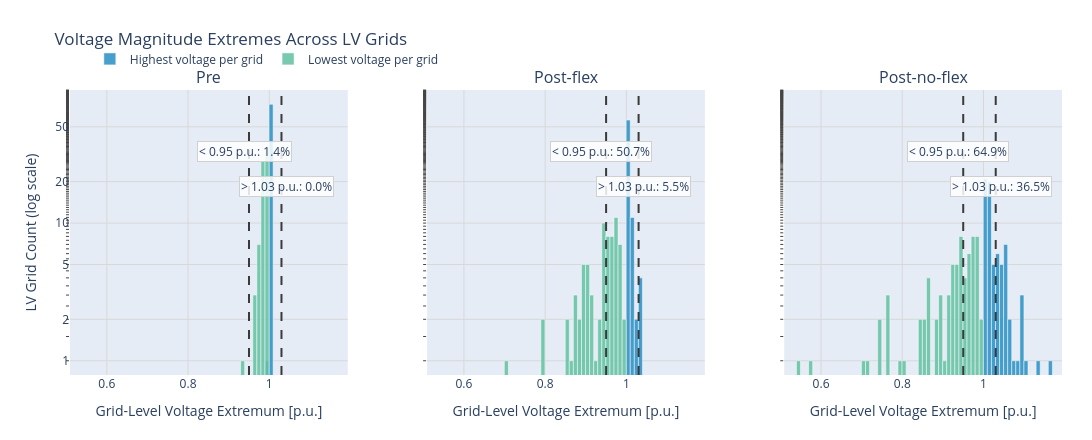

The cell this chart's notebook holds for it:
### Markdown cell above
## Weekly Power-Flow Diagnostics

These plots reuse the raw full power-flow run behind the materialized expansion analysis. The voltage histogram summarizes grid-level voltage extrema over the analyzed week; the transformer import plot shows the weekly import pattern and load-duration curve across the synthetic grid population.

### Code cell
def _meta_filter(meta: pd.Series) -> dict:
    return {
        "run_name": meta["run_name"],
        "stage": meta["stage"],
        "scenario_id": None if pd.isna(meta["scenario_id"]) else int(meta["scenario_id"]),
        "ags": None if pd.isna(meta["ags"]) else int(meta["ags"]),
        "plz": None if pd.isna(meta["plz"]) else int(meta["plz"]),
    }

voltage_summaries = {}
for label, meta in analysis_meta_by_stage.items():
    meta_filter = _meta_filter(meta)
    voltage_summaries[label] = voltage_deviation_summary_db(
        run_name=meta_filter["run_name"],
        stages=(meta_filter["stage"],),
        scenario_id=meta_filter["scenario_id"],
        ags=meta_filter["ags"],
        plz=meta_filter["plz"],
    )

if not voltage_summaries:
    raise ValueError("No available expansion analyses for voltage diagnostics.")

voltage_fig = plot_voltage_deviation_histogram_comparison(
    voltage_summaries,
    lower_limit=0.95,
    upper_limit=1.03,
    show=False,
)
try:
    save_plotly_figure(
        voltage_fig,
        OUTPUT_DIR / "pre_post_flex_no_flex_voltage_deviation_histogram",
        formats=("svg", "png"),
        width=1180,
        height=440,
    )
except RuntimeError as exc:
    print(f"Could not export voltage histogram: {exc}")
display(voltage_fig)

### Figure 1 — Plotly figure (JSON) as saved in the notebook; plotly's stock layout.template omitted (floating-point values rounded to 4 significant figures)
{"data": [{"legendgroup": "highest", "marker": {"color": "#2f92c5", "line": {"color": "white", "width": 0.5}}, "name": "Highest voltage per grid", "opacity": 0.88, "showlegend": true, "type": "histogram", "x": [1.0, 1.0, 1.0, 1.0, 1.0, 1.0, 0.9998, 1.0, 1.0, 0.9998, 1.0, 1.0, 1.0, 1.0, 1.0, 0.9999, 1.0, 1.0, 1.0, 1.0, 1.0, 1.0, 1.0, 1.0, 1.0, 1.0, 1.0, 1.0, 1.0, 1.0, 1.0, 1.0, 1.0, 1.0, 1.0, 1.0, 0.9999, 1.0, 1.0, 1.0, 1.0, 1.0, 1.0, 1.0, 1.0, 1.0, 0.9991, 1.0, 1.0, 1.0, 1.0, 1.0, 1.0, 1.0, 1.0, 1.0, 1.0, 1.0, 1.0, 0.9996, 1.0, 1.0, 1.0, 1.0, 1.0, 1.0, 1.0, 1.0, 1.0, 1.0, 1.0, 1.0, 1.0, 1.0], "xaxis": "x", "xbins": {"end": 1.193, "size": 0.01, "start": 0.5094}, "yaxis": "y"}, {"legendgroup": "lowest", "marker": {"color": "#66c2a4", "line": {"color": "white", "width": 0.5}}, "name": "Lowest voltage per grid", "opacity": 0.88, "showlegend": true, "type": "histogram", "x": [0.9754, 0.9931, 0.9926, 0.9877, 0.9727, 0.9746, 0.9935, 0.9804, 0.9799, 0.9749, 0.9923, 0.9831, 0.9936, 0.9855, 0.9956, 0.9942, 0.9825, 0.9902, 0.9955, 0.9961, 0.9868, 0.9977, 0.9838, 0.9846, 0.996, 0.9811, 0.9928, 0.9937, 0.9963, 0.9987, 0.9933, 0.9921, 0.9932, 0.9931, 0.996, 0.9962, 0.9831, 0.9846, 0.9853, 0.989, 0.9869, 0.9881, 0.9993, 0.9895, 0.985, 0.9846, 0.9904, 0.9842, 0.9729, 0.9919, 0.9935, 0.9795, 0.9769, 0.9947, 0.9796, 0.9894, 0.9831, 0.9892, 0.9668, 0.9694, 0.9853, 0.9808, 0.9841, 0.9955, 0.9377, 0.9926, 0.9971, 0.9905, 0.9633, 0.9872, 0.9961, 0.9926, 0.991, 0.9781], "xaxis": "x", "xbins": {"end": 1.193, "size": 0.01, "start": 0.5094}, "yaxis": "y"}, {"legendgroup": "highest", "marker": {"color": "#2f92c5", "line": {"color": "white", "width": 0.5}}, "name": "Highest voltage per grid", "opacity": 0.88, "showlegend": false, "type": "histogram", "x": [1.038, 1.023, 1.004, 1.009, 1.017, 1.034, 1.002, 1.008, 1.014, 1.01, 1.001, 1.006, 1.008, 1.0, 1.002, 1.005, 1.009, 1.008, 1.001, 1.001, 1.003, 1.001, 1.001, 1.037, 1.0, 1.008, 1.001, 1.001, 1.003, 1.003, 1.002, 1.002, 1.001, 1.006, 1.0, 1.001, 1.007, 1.002, 1.001, 1.002, 1.002, 1.003, 1.001, 1.013, 1.004, 1.016, 1.002, 1.014, 1.037, 1.017, 1.005, 1.015, 1.015, 1.001, 1.004, 1.008, 1.01, 1.002, 1.008, 1.025, 1.009, 1.004, 1.012, 1.003, 1.006, 1.001, 1.004, 1.003, 1.001, 1.002, 1, 1.004, 1.003], "xaxis": "x2", "xbins": {"end": 1.193, "size": 0.01, "start": 0.5094}, "yaxis": "y2"}, {"legendgroup": "lowest", "marker": {"color": "#66c2a4", "line": {"color": "white", "width": 0.5}}, "name": "Lowest voltage per grid", "opacity": 0.88, "showlegend": false, "type": "histogram", "x": [0.8499, 0.9561, 0.9633, 0.9462, 0.8706, 0.8615, 0.9674, 0.9166, 0.9029, 0.897, 0.9717, 0.9409, 0.9673, 0.9272, 0.9751, 0.9744, 0.9183, 0.9492, 0.9808, 0.9756, 0.94, 0.9886, 0.9538, 0.8818, 0.9851, 0.909, 0.9625, 0.9715, 0.9764, 0.9931, 0.9694, 0.9578, 0.9751, 0.9559, 0.9855, 0.9839, 0.8886, 0.9505, 0.9478, 0.9453, 0.9471, 0.9483, 0.9971, 0.947, 0.908, 0.8951, 0.9653, 0.8778, 0.8777, 0.9522, 0.9733, 0.9144, 0.8963, 0.9745, 0.8551, 0.9341, 0.9428, 0.9661, 0.7896, 0.7084, 0.9084, 0.9051, 0.8902, 0.9795, 0.957, 0.9876, 0.934, 0.7896, 0.9535, 0.9775, 0.9701, 0.9646, 0.8987], "xaxis": "x2", "xbins": {"end": 1.193, "size": 0.01, "start": 0.5094}, "yaxis": "y2"}, {"legendgroup": "highest", "marker": {"color": "#2f92c5", "line": {"color": "white", "width": 0.5}}, "name": "Highest voltage per grid", "opacity": 0.88, "showlegend": false, "type": "histogram", "x": [1.132, 1.032, 1.018, 1.026, 1.085, 1.103, 1.005, 1.045, 1.057, 1.058, 1.009, 1.019, 1.032, 1.013, 1.016, 1.012, 1.05, 1.09, 1.02, 1.005, 1.015, 1.006, 1.003, 1.007, 1.023, 1.002, 1.009, 1.006, 1.01, 1.01, 1.008, 1.004, 1.006, 1.019, 1.031, 1.005, 1.0, 1.01, 1.008, 1.015, 1.015, 1.017, 1.032, 1.0, 1.037, 1.019, 1.055, 1.066, 1.095, 1.045, 1.056, 1.07, 1.014, 1.007, 1.044, 1.029, 1.01, 1.059, 1.099, 1.042, 1.028, 1.163, 1.012, 1.051, 1.066, 1.005, 1.017, 1.018, 1.03, 1.006, 1.008, 1.002, 1.012, 1.044], "xaxis": "x3", "xbins": {"end": 1.193, "size": 0.01, "start": 0.5094}, "yaxis": "y3"}, {"legendgroup": "lowest", "marker": {"color": "#66c2a4", "line": {"color": "white", "width": 0.5}}, "name": "Lowest voltage per grid", "opacity": 0.88, "showlegend": false, "type": "histogram", "x": [0.8508, 0.9415, 0.9117, 0.9404, 0.8467, 0.8648, 0.9659, 0.7013, 0.8686, 0.8557, 0.9701, 0.9287, 0.7135, 0.938, 0.9342, 0.9499, 0.7433, 0.7459, 0.9588, 0.9789, 0.949, 0.9732, 0.9868, 0.9497, 0.9252, 0.9819, 0.969, 0.9715, 0.9799, 0.9712, 0.9659, 0.9898, 0.9786, 0.9531, 0.9112, 0.9828, 0.9814, 0.934, 0.9463, 0.9481, 0.9468, 0.9404, 0.9198, 0.9991, 0.9347, 0.8834, 0.8636, 0.8947, 0.8073, 0.8671, 0.5767, 0.8402, 0.9301, 0.9762, 0.7596, 0.9255, 0.9626, 0.7608, 0.7692, 0.8952, 0.9032, 0.5394, 0.98, 0.9145, 0.796, 0.987, 0.9659, 0.9232, 0.8991, 0.9823, 0.9473, 0.9738, 0.9622, 0.886], "xaxis": "x3", "xbins": {"end": 1.193, "size": 0.01, "start": 0.5094}, "yaxis": "y3"}], "layout": {"annotations": [{"font": {"size": 16}, "showarrow": false, "text": "Pre", "x": 0.14, "xanchor": "center", "xref": "paper", "y": 1, "yanchor": "bottom", "yref": "paper"}, {"font": {"size": 16}, "showarrow": false, "text": "Post-flex", "x": 0.5, "xanchor": "center", "xref": "paper", "y": 1, "yanchor": "bottom", "yref": "paper"}, {"font": {"size": 16}, "showarrow": false, "text": "Post-no-flex", "x": 0.86, "xanchor": "center", "xref": "paper", "y": 1, "yanchor": "bottom", "yref": "paper"}, {"bgcolor": "rgba(255,255,255,0.85)", "bordercolor": "#d0d0d0", "borderwidth": 1, "showarrow": false, "text": "< 0.95 p.u.: 1.4%", "x": 0.938, "xref": "x", "y": 0.82, "yref": "paper"}, {"bgcolor": "rgba(255,255,255,0.85)", "bordercolor": "#d0d0d0", "borderwidth": 1, "showarrow": false, "text": "> 1.03 p.u.: 0.0%", "x": 1.042, "xref": "x", "y": 0.7, "yref": "paper"}, {"bgcolor": "rgba(255,255,255,0.85)", "bordercolor": "#d0d0d0", "borderwidth": 1, "showarrow": false, "text": "< 0.95 p.u.: 50.7%", "x": 0.938, "xref": "x2", "y": 0.82, "yref": "paper"}, {"bgcolor": "rgba(255,255,255,0.85)", "bordercolor": "#d0d0d0", "borderwidth": 1, "showarrow": false, "text": "> 1.03 p.u.: 5.5%", "x": 1.042, "xref": "x2", "y": 0.7, "yref": "paper"}, {"bgcolor": "rgba(255,255,255,0.85)", "bordercolor": "#d0d0d0", "borderwidth": 1, "showarrow": false, "text": "< 0.95 p.u.: 64.9%", "x": 0.938, "xref": "x3", "y": 0.82, "yref": "paper"}, {"bgcolor": "rgba(255,255,255,0.85)", "bordercolor": "#d0d0d0", "borderwidth": 1, "showarrow": false, "text": "> 1.03 p.u.: 36.5%", "x": 1.042, "xref": "x3", "y": 0.7, "yref": "paper"}], "barmode": "overlay", "height": 440, "legend": {"orientation": "h", "x": 0.02, "y": 1.16}, "margin": {"b": 65, "l": 70, "r": 30, "t": 90}, "shapes": [{"line": {"color": "#3a3a3a", "dash": "dash", "width": 2}, "type": "line", "x0": 0.95, "x1": 0.95, "xref": "x", "y0": 0, "y1": 1, "yref": "y domain"}, {"line": {"color": "#3a3a3a", "dash": "dash", "width": 2}, "type": "line", "x0": 1.03, "x1": 1.03, "xref": "x", "y0": 0, "y1": 1, "yref": "y domain"}, {"line": {"color": "#3a3a3a", "dash": "dash", "width": 2}, "type": "line", "x0": 0.95, "x1": 0.95, "xref": "x2", "y0": 0, "y1": 1, "yref": "y2 domain"}, {"line": {"color": "#3a3a3a", "dash": "dash", "width": 2}, "type": "line", "x0": 1.03, "x1": 1.03, "xref": "x2", "y0": 0, "y1": 1, "yref": "y2 domain"}, {"line": {"color": "#3a3a3a", "dash": "dash", "width": 2}, "type": "line", "x0": 0.95, "x1": 0.95, "xref": "x3", "y0": 0, "y1": 1, "yref": "y3 domain"}, {"line": {"color": "#3a3a3a", "dash": "dash", "width": 2}, "type": "line", "x0": 1.03, "x1": 1.03, "xref": "x3", "y0": 0, "y1": 1, "yref": "y3 domain"}], "title": {"text": "Voltage Magnitude Extremes Across LV Grids"}, "width": 1365, "xaxis": {"anchor": "y", "domain": [0, 0.28], "gridcolor": "#d8d8d8", "range": [0.5094, 1.193], "showgrid": true, "title": {"text": "Grid-Level Voltage Extremum [p.u.]"}}, "xaxis2": {"anchor": "y2", "domain": [0.36, 0.64], "gridcolor": "#d8d8d8", "range": [0.5094, 1.193], "showgrid": true, "title": {"text": "Grid-Level Voltage Extremum [p.u.]"}}, "xaxis3": {"anchor": "y3", "domain": [0.72, 1], "gridcolor": "#d8d8d8", "range": [0.5094, 1.193], "showgrid": true, "title": {"text": "Grid-Level Voltage Extremum [p.u.]"}}, "yaxis": {"anchor": "x", "domain": [0, 1], "gridcolor": "#d8d8d8", "minor": {"ticks": "outside"}, "rangemode": "tozero", "showgrid": true, "tickmode": "array", "ticktext": ["1", "2", "5", "10", "20", "50", "100", "200", "500", "1,000"], "tickvals": [1, 2, 5, 10, 20, 50, 100, 200, 500, 1000], "title": {"text": "LV Grid Count (log scale)"}, "type": "log"}, "yaxis2": {"anchor": "x2", "domain": [0, 1], "gridcolor": "#d8d8d8", "matches": "y", "minor": {"ticks": "outside"}, "rangemode": "tozero", "showgrid": true, "showticklabels": false, "tickmode": "array", "ticktext": ["1", "2", "5", "10", "20", "50", "100", "200", "500", "1,000"], "tickvals": [1, 2, 5, 10, 20, 50, 100, 200, 500, 1000], "type": "log"}, "yaxis3": {"anchor": "x3", "domain": [0, 1], "gridcolor": "#d8d8d8", "matches": "y", "minor": {"ticks": "outside"}, "rangemode": "tozero", "showgrid": true, "showticklabels": false, "tickmode": "array", "ticktext": ["1", "2", "5", "10", "20", "50", "100", "200", "500", "1,000"], "tickvals": [1, 2, 5, 10, 20, 50, 100, 200, 500, 1000], "type": "log"}}}
